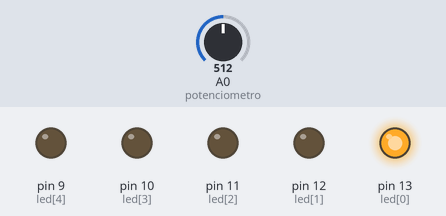
A sketch run on a simulated Arduino Uno, built with avr-gcc and run on an emulated ATmega328P. On the bench: output pins drawn as LEDs (lit = HIGH). Inputs (shaded band) come from the test bench; at power-on: A0 (potenciometro) = 512. What the sketch prints to the serial monitor is not drawn.

Above: at 18.0 s.
18.1 s: A0 (potenciometro) set to 0
At 22.0 s:
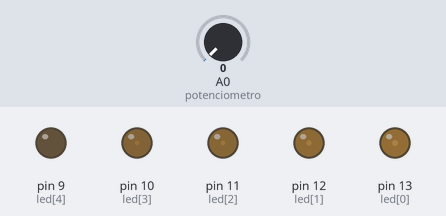
33.4 s: A0 (potenciometro) set to 122
At 36.15 s:
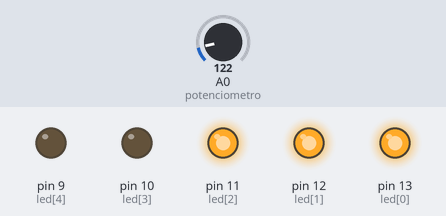
At 37.06 s:
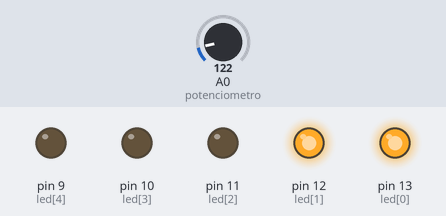
Timing chart, 0 to 54.7 s (numbered marks = the images above; inputs shaded):
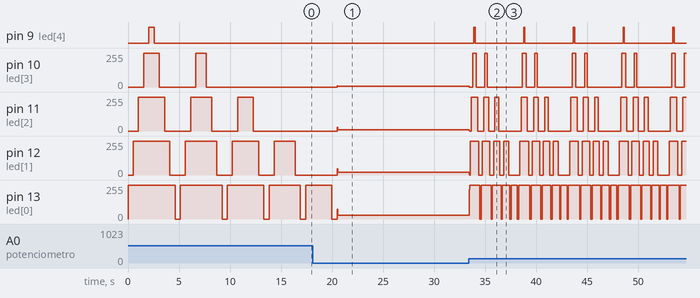

Measured:
- after the input at 18.1 s, pin 9 (led[4]): stays LOW (without the input it goes to HIGH after 4.4 s)
- after the input at 33.4 s, pin 9 (led[4]): alternates HIGH for 0.12 s and LOW for 4.8 s, starting after 0.50 s; pin 10 (led[3]): 4/255 → 0/255 at once, then repeats every 4.9 s: 255/255 0.37 s, 0/255 0.85 s, 255/255 0.24 s, 0/255 3.4 s

The sketch:

desafio_3.ino
```cpp
byte led[]={13,12,11,10,9};
int i=0,t;
int potenciometro=0;

void setup(){
  Serial.begin(9600);
  for(i=0;i<=4;i++){
    pinMode (led[i],OUTPUT);
  }
}

void loop(){
  t=analogRead(potenciometro);
  Serial.println(t);
 for(i=0;i<=4;i++){
    digitalWrite(led[i],HIGH);
    delay(t);
  }

  for(i=4;i>=0;i--){
    digitalWrite(led[i],LOW);
    delay(t);
    }

    for(i=0;i<4;i++){
    digitalWrite(led[i],HIGH);
    delay(t);
    }

    for(i=4;i>=0;i--){
    digitalWrite(led[i],LOW);
    delay(t);
    }

    for(i=0;i<3;i++){
    digitalWrite(led[i],HIGH);
    delay(t);
    }

     for(i=4;i>=0;i--){
    digitalWrite(led[i],LOW);
    delay(t);
    }

    for(i=0;i<2;i++){
    digitalWrite(led[i],HIGH);
    delay(t);
    }

    for(i=4;i>=0;i--){
    digitalWrite(led[i],LOW);
    delay(t);
    }

    for(i=0;i<1;i++){
    digitalWrite(led[i],HIGH);
    delay(t);
    }

    for(i=4;i>=0;i--){
    digitalWrite(led[i],LOW);
    delay(t);}

}
```
